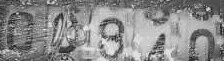
#> input picture 00009.jpg, 224 x 61 px
$ python preprocess.py
#> lines starting #> are read from the running program, lines starting #| are printed output that depends on the picture; after the words box and inside, x2 and y2 are one past the last pixel; in counts of white or black regions, pixels touching at a corner belong together
#> further down, img is the input picture: shape (61, 224, 3); min 20, max 255, mean 139.2
import cv2
from PIL import Image
import numpy as np

def double_filter(img): #噪点预处理：双边滤波
    img=cv2.bilateralFilter(img,d=0, sigmaColor=100, sigmaSpace=15)
    return img

def gray_world(img):#灰度世界算法——亮度平衡处理
    b=img[:,:,0]
    g=img[:,:,1]
    r=img[:,:,2]
    aveb=np.average(b)
    aveg=np.average(g)
    aver=np.average(r)
    ave=(aveb+aveg+aver)/3
    kb=ave/aveb
    kg=ave/aveg
    kr=ave/aver
    b=b*kb
    g=g*kg
    r=r*kr
    img=cv2.merge((b,g,r))
    return img

def contrast_enhance(img):#对比度增强处理
    img=img[:,:,0]
    img=cv2.equalizeHist(img)
    img=cv2.merge((img,img,img))
    return img

def OTSU(img):
    img = img[:,:,0]
    ret,img=cv2.threshold(img,0,255,cv2.THRESH_OTSU)
    img = cv2.merge((img,img,img))
    return img

def canny(img): #canny边缘检测
    canny = cv2.Canny(img,50,150)
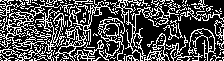
#> canny: shape (61, 224); 31.3% white in thin lines or dots
    # [5 lines of commented-out code are left out]
    cv2.imshow("canny", canny)
    contours, hier = cv2.findContours(canny,cv2.RETR_EXTERNAL,cv2.CHAIN_APPROX_SIMPLE)
#> contours = 138 contours, 126 with area under 20; largest, box (x1, y1, x2, y2) and area: (0, 3, 73, 61) 1376, (54, 26, 87, 61) 310, (110, 0, 179, 61) 224, (69, 0, 119, 45) 163, (144, 33, 170, 61) 115

    # for c in contours:
    #     # find bounding box coordinates
    #     # 先计算出一个简单的边界狂，也就是一个矩形啦
    #     # 就是将轮廓信息转换为(x,y)坐标，并加上矩形的高度和宽度
    #     x, y, w, h = cv2.boundingRect(c)
    #     # 画出该矩形
    #     # cv2.rectangle(img, (x, y), (x + w, y + h), (0, 255, 0), 2)
    #
    #     # find minimum area
    #     # 然后计算包围目标的最小矩形区域
    #     # 这里先计算出最小矩形区域，然后计算区域的顶点，此时顶点坐标是浮点型，但是像素坐标是整数
    #     # 需要将浮点型转换成矩形
    #     rect = cv2.minAreaRect(c)
    #     box = cv2.boxPoints(rect)
    #     box = np.int0(box)
    #     # draw contours
    #     # 画出最小矩形
    #     # drawContours()也会修改源图像
    #     # 第二个参数保存轮廓的数组，也就是保存着很多轮廓
    #     # 第三个参数是要绘制的轮廓数组的索引：-1是绘制所有的轮廓，否则只绘制[box]中指定的轮廓
    #     # 颜色和thickness(密度,就是粗细)放在最后两个参数
    #     cv2.drawContours(img, [box], 0, (0, 0, 255), 3)

    # 绘制轮廓
    cv2.drawContours(img, contours, -1, (0, 0, 255), 1)
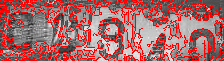
#> img: shape (61, 224, 3); mean B, G, R 103.1, 103.1, 171.6
    cv2.imshow("contours", img)
    return img

img=cv2.imread("00009.jpg")
# img=double_filter(img)
# img=contrast_enhance(img)
# img=OTSU(img)
img=canny(img)
cv2.imshow("00009",img)
cv2.waitKey(0)

$ run again, with 00001.png saved as 00009.jpg
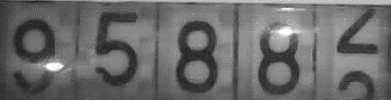
#> input picture 00001.png, 391 x 100 px
#> img is the input picture: shape (100, 391, 3); min 30, max 255, mean 105.3
#> in canny, `canny = cv2.Canny(img,50,150)`:
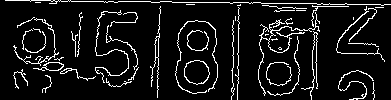
#> canny: shape (100, 391); 8.7% white in thin lines or dots
#> contours = 48 contours, 37 with area under 20; largest, box (x1, y1, x2, y2) and area: (184, 60, 210, 85) 472, (33, 62, 64, 71) 126, (150, 6, 161, 98) 68, (258, 12, 320, 96) 63, (95, 10, 129, 83) 37
#> in canny, `cv2.drawContours(img, contours, -1, (0, 0, 255), 1)`:
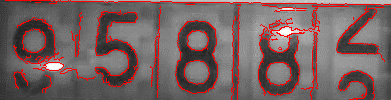
#> img: shape (100, 391, 3); 8.64% of pixels changed, all inside (x1, y1, x2, y2) = (5, 0, 391, 100)

$ run again, with 01.png saved as 00009.jpg
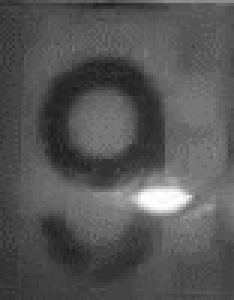
#> input picture 01.png, 78 x 100 px (shown 3 times larger)
#> img is the input picture: shape (100, 78, 3); min 30, max 255, mean 85.5
#> in canny, `canny = cv2.Canny(img,50,150)`:
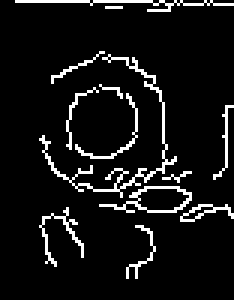
#> canny: shape (100, 78) (shown 3 times larger); 7.8% white in thin lines or dots, all inside (x1, y1, x2, y2) = (5, 0, 78, 93)
#> contours = 13 contours, 10 with area under 20; largest, box (x1, y1, x2, y2) and area: (33, 62, 64, 71) 126, (13, 18, 59, 66) 34, (60, 68, 78, 74) 31
#> in canny, `cv2.drawContours(img, contours, -1, (0, 0, 255), 1)`:
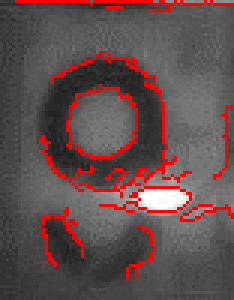
#> img: shape (100, 78, 3) (shown 3 times larger); 7.64% of pixels changed, all inside (x1, y1, x2, y2) = (5, 0, 78, 93)
